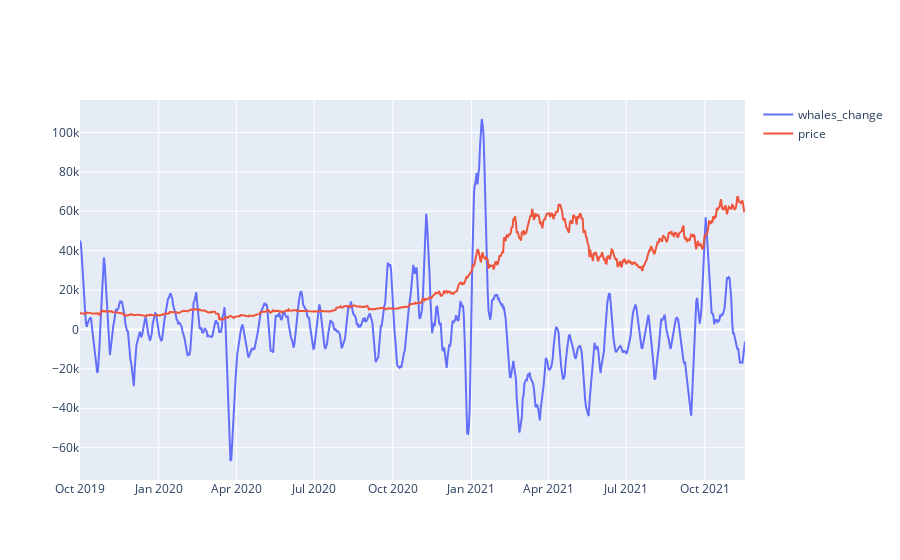

Notebook source saved alongside this figure:
### Code cell
plot_whale_change(data, 500, 7 ,14)

### Figure 1 — Plotly figure (JSON) as saved in the notebook; plotly's stock layout.template omitted (floating-point values rounded to 4 significant figures; data arrays with more than 128 entries replaced by an {"elided": "..."} marker saying what was removed)
{"data": [{"name": "whales_change", "type": "scatter", "x": {"elided": "779 str values"}, "y": {"elided": "779 float values"}}, {"name": "price", "type": "scatter", "x": {"elided": "779 str values"}, "y": {"elided": "779 float values"}}], "layout": {"xaxis": {"anchor": "y", "domain": [0, 1]}, "yaxis": {"anchor": "x", "domain": [0, 1]}}}
